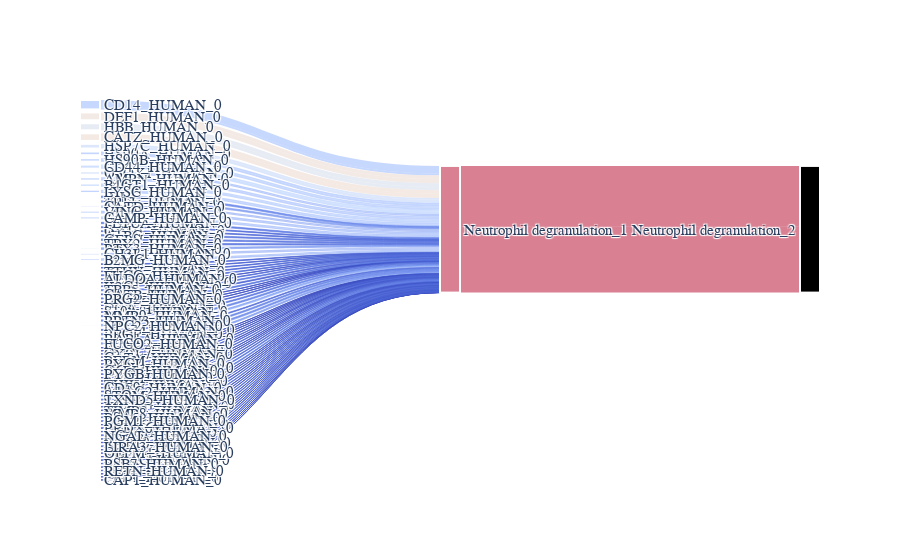

Write notebook code for a chart like this one.
### Code cell
query_node = "Neutrophil degranulation_2"

IG.plot_subgraph_sankey(
    query_node, upstream=True, savename="img/subgraph_sankey.png", cmap="coolwarm"
)
